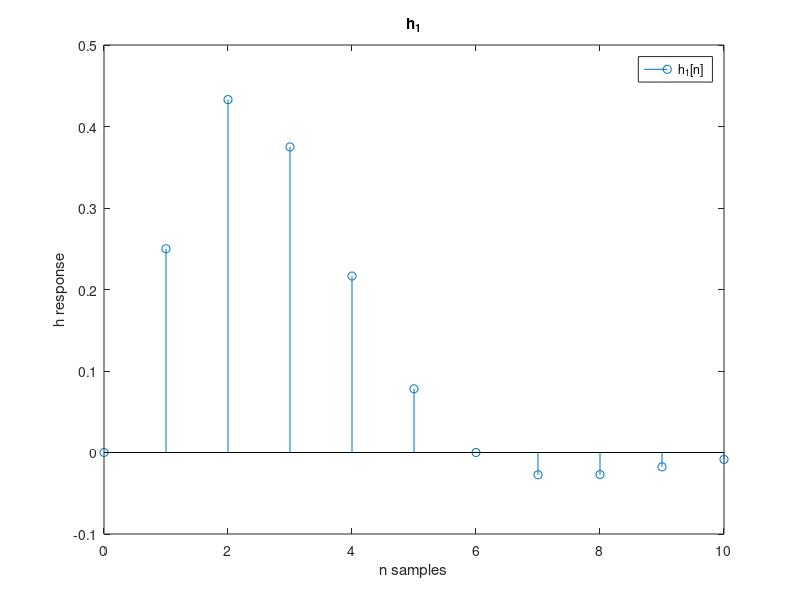

Write MATLAB code to recreate this figure. (Note: this script raises an error after producing the figure.)
%% Question 1

% Part a
n1 = [0:10];
h = @(n) (n .* ((0.5).^n) .* sin((pi.*n)./6)) .* (n >= 0);

h1 = h(n1);
figure;
stem(n1, h1);
title("h_1");
legend('h_1[n]');
ylabel("h response");
xlabel("n samples");

% Part c
Nz = [0 4 0 -1];
Dz = [16 -16*sqrt(3) 20 -4*sqrt(3) 1];

[Nz, Dz] = eqtflength(Nz,Dz);

n2 = zeros(1, 11);
n2(1) = 1;
h2 = filter(Nz, Dz, n2);

% Part d
figure;
hold on
stem(n1, h1);
stem(n1, h2);
title("h_1 and h_2 over n");
legend('h_1[n]', 'h_2[n]');
ylabel("h response");
xlabel("n samples");
hold off

%% Question 2

% Part a
N1 = [2 2];
D1 = [1 -1.25];

N2 = [2 2];
D2 = [1 -0.8];

[z1, p1, ~] = tf2zpk(N1, D1);
[z2, p2, ~] = tf2zpk(N2, D2);

figure;
zplane(z1, p1);
title("Pole-zero plot for H_{1}(z)");
xlabel("Real");
xlabel("Imaginary");

figure;
zplane(z2, p2);
title("Pole-zero plot for H_{2}(z)");
xlabel("Real");
xlabel("Imaginary");

% Part b
syms z n

w = linspace(0, 2*pi, 200);
H1(z) = (2 + 2 * z^(-1))/(1 - 1.25 * z^(-1));
H2(z) = (2 + 2 * z^(-1))/(1 - 0.8 * z^(-1));

H1 = H1(cos(w) + j*sin(w));
H2 = H2(cos(w) + j*sin(w));

figure;
subplot(1,2,1);
plot(w, abs(H1));
title("|H_1(e^{j\omega})|");
xlabel("\omega");
ylabel("Magnitude");
subplot(1,2,2);
plot(w, angle(H1));
title("\angleH_1(e^{j\omega})");
xlabel("\omega");
ylabel("Phase");

figure;
subplot(1,2,1);
plot(w, abs(H2));
title("|H_2(e^{j\omega})|");
xlabel("\omega");
ylabel("Magnitude");
subplot(1,2,2);
plot(w, angle(H2));
title("\angleH_2(e^{j\omega})");
xlabel("\omega");
ylabel("Phase");

% Part c
h1 = matlabFunction(2 * (1.25^n * heaviside(n)) + 2 * (1.25^(n-1) * heaviside(n-1)));
h2 = matlabFunction(2 * (0.8^n * heaviside(n)) + 2 * (0.8^(n-1) * heaviside(n-1)));

figure;
stem([0:25], h1([0:25]));
title("Impulse response of h_1[n]");
xlabel("n");
ylabel("h_1[n]");

figure;
stem([0:25], h2([0:25]));
title("Impulse response of h_2[n]");
xlabel("n");
ylabel("h_2[n]");